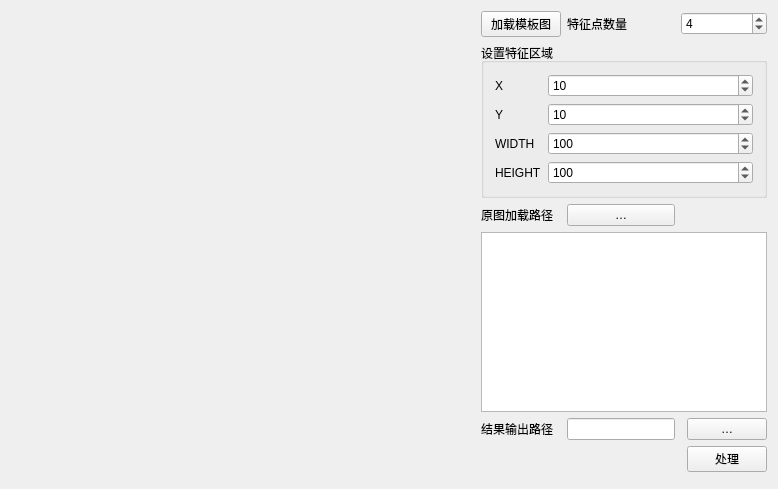
<?xml version="1.0" encoding="UTF-8"?>
<ui version="4.0">
 <class>Widget</class>
 <widget class="QWidget" name="Widget">
  <property name="geometry">
   <rect>
    <x>0</x>
    <y>0</y>
    <width>778</width>
    <height>489</height>
   </rect>
  </property>
  <property name="windowTitle">
   <string>Widget</string>
  </property>
  <layout class="QGridLayout" name="gridLayout" rowstretch="0,0,0,0,0,0,0" columnstretch="1,0,0,0,0">
   <item row="1" column="1" colspan="4">
    <widget class="QGroupBox" name="groupBox">
     <property name="title">
      <string>设置特征区域</string>
     </property>
     <layout class="QGridLayout" name="gridLayout_2" columnstretch="0,1">
      <item row="3" column="0">
       <widget class="QLabel" name="label_4">
        <property name="text">
         <string>HEIGHT</string>
        </property>
       </widget>
      </item>
      <item row="0" column="0">
       <widget class="QLabel" name="label">
        <property name="text">
         <string>X</string>
        </property>
       </widget>
      </item>
      <item row="1" column="0">
       <widget class="QLabel" name="label_2">
        <property name="text">
         <string>Y</string>
        </property>
       </widget>
      </item>
      <item row="2" column="0">
       <widget class="QLabel" name="label_3">
        <property name="text">
         <string>WIDTH</string>
        </property>
       </widget>
      </item>
      <item row="0" column="1">
       <widget class="QSpinBox" name="spinBox_x">
        <property name="maximum">
         <number>10000</number>
        </property>
        <property name="value">
         <number>10</number>
        </property>
       </widget>
      </item>
      <item row="1" column="1">
       <widget class="QSpinBox" name="spinBox_y">
        <property name="maximum">
         <number>10000</number>
        </property>
        <property name="value">
         <number>10</number>
        </property>
       </widget>
      </item>
      <item row="2" column="1">
       <widget class="QSpinBox" name="spinBox_w">
        <property name="minimum">
         <number>1</number>
        </property>
        <property name="maximum">
         <number>10000</number>
        </property>
        <property name="value">
         <number>100</number>
        </property>
       </widget>
      </item>
      <item row="3" column="1">
       <widget class="QSpinBox" name="spinBox_h">
        <property name="minimum">
         <number>1</number>
        </property>
        <property name="maximum">
         <number>10000</number>
        </property>
        <property name="value">
         <number>100</number>
        </property>
       </widget>
      </item>
     </layout>
    </widget>
   </item>
   <item row="0" column="0" rowspan="7">
    <widget class="View" name="view" native="true">
     <property name="mouseTracking">
      <bool>true</bool>
     </property>
    </widget>
   </item>
   <item row="5" column="4">
    <widget class="QPushButton" name="pushButton_4">
     <property name="text">
      <string>处理</string>
     </property>
    </widget>
   </item>
   <item row="4" column="4">
    <widget class="QPushButton" name="pushButton_3">
     <property name="text">
      <string>…</string>
     </property>
    </widget>
   </item>
   <item row="4" column="1">
    <widget class="QLabel" name="label_6">
     <property name="text">
      <string>结果输出路径</string>
     </property>
    </widget>
   </item>
   <item row="2" column="2">
    <widget class="QPushButton" name="pushButton_2">
     <property name="text">
      <string>…</string>
     </property>
    </widget>
   </item>
   <item row="2" column="1">
    <widget class="QLabel" name="label_5">
     <property name="text">
      <string>原图加载路径</string>
     </property>
    </widget>
   </item>
   <item row="0" column="1">
    <widget class="QPushButton" name="pushButton">
     <property name="text">
      <string>加载模板图</string>
     </property>
    </widget>
   </item>
   <item row="4" column="2">
    <widget class="QLineEdit" name="lineEdit_2">
     <property name="readOnly">
      <bool>true</bool>
     </property>
    </widget>
   </item>
   <item row="3" column="1" colspan="4">
    <widget class="QListWidget" name="listWidget"/>
   </item>
   <item row="0" column="2">
    <widget class="QLabel" name="label_7">
     <property name="text">
      <string>特征点数量</string>
     </property>
    </widget>
   </item>
   <item row="0" column="3" colspan="2">
    <widget class="QSpinBox" name="spinBox">
     <property name="value">
      <number>4</number>
     </property>
    </widget>
   </item>
  </layout>
 </widget>
 <layoutdefault spacing="6" margin="11"/>
 <customwidgets>
  <customwidget>
   <class>View</class>
   <extends>QWidget</extends>
   <header location="global">view.h</header>
   <container>1</container>
  </customwidget>
 </customwidgets>
 <resources/>
 <connections/>
</ui>
